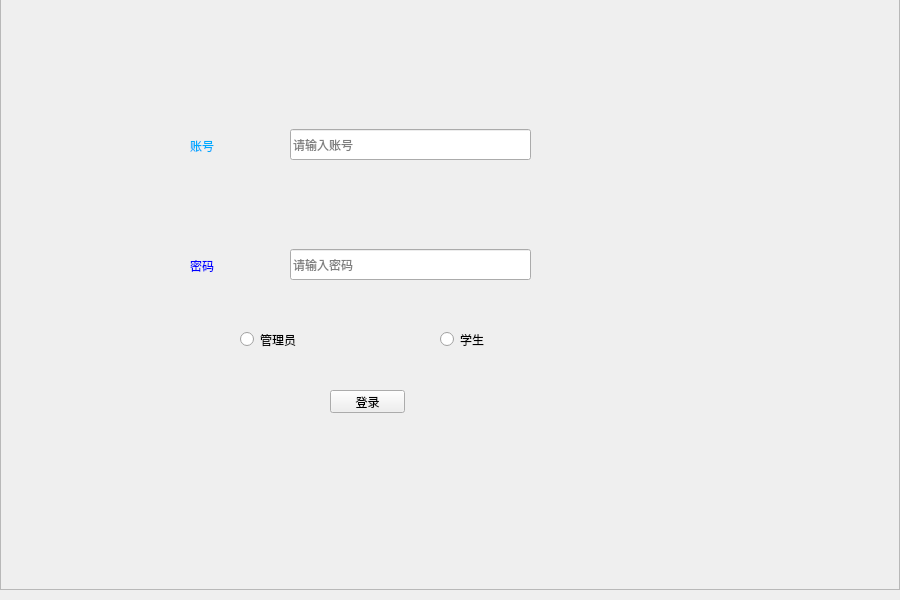
<?xml version="1.0" encoding="UTF-8"?>
<ui version="4.0">
 <class>SignIn_Page</class>
 <widget class="QWidget" name="SignIn_Page">
  <property name="geometry">
   <rect>
    <x>0</x>
    <y>0</y>
    <width>900</width>
    <height>600</height>
   </rect>
  </property>
  <property name="windowTitle">
   <string>SignIn_Page</string>
  </property>
  <property name="styleSheet">
   <string notr="true"/>
  </property>
  <widget class="QLineEdit" name="InputNumber">
   <property name="geometry">
    <rect>
     <x>290</x>
     <y>129</y>
     <width>241</width>
     <height>31</height>
    </rect>
   </property>
   <property name="placeholderText">
    <string>请输入账号</string>
   </property>
  </widget>
  <widget class="QLineEdit" name="InputPassWord">
   <property name="geometry">
    <rect>
     <x>290</x>
     <y>249</y>
     <width>241</width>
     <height>31</height>
    </rect>
   </property>
   <property name="placeholderText">
    <string>请输入密码</string>
   </property>
  </widget>
  <widget class="QLabel" name="label_2">
   <property name="geometry">
    <rect>
     <x>190</x>
     <y>230</y>
     <width>72</width>
     <height>71</height>
    </rect>
   </property>
   <property name="styleSheet">
    <string notr="true">font: 20pt &quot;Agency FB&quot;;
color: rgb(0, 0, 255);</string>
   </property>
   <property name="text">
    <string>密码</string>
   </property>
  </widget>
  <widget class="QLabel" name="label_3">
   <property name="geometry">
    <rect>
     <x>190</x>
     <y>110</y>
     <width>72</width>
     <height>71</height>
    </rect>
   </property>
   <property name="styleSheet">
    <string notr="true">font: 20pt &quot;Agency FB&quot;;
color: rgb(0, 170, 255);</string>
   </property>
   <property name="text">
    <string>账号</string>
   </property>
  </widget>
  <widget class="QFrame" name="frame">
   <property name="geometry">
    <rect>
     <x>0</x>
     <y>-10</y>
     <width>900</width>
     <height>600</height>
    </rect>
   </property>
   <property name="styleSheet">
    <string notr="true">#frame{
border-image: url(:/new/prefix1/background1.jpg);}</string>
   </property>
   <property name="frameShape">
    <enum>QFrame::StyledPanel</enum>
   </property>
   <property name="frameShadow">
    <enum>QFrame::Raised</enum>
   </property>
   <widget class="QRadioButton" name="radioButton">
    <property name="geometry">
     <rect>
      <x>240</x>
      <y>340</y>
      <width>115</width>
      <height>19</height>
     </rect>
    </property>
    <property name="styleSheet">
     <string notr="true">color: rgb(0, 0, 0);
font: 75 11pt &quot;Agency FB&quot;;</string>
    </property>
    <property name="text">
     <string>管理员</string>
    </property>
   </widget>
   <widget class="QRadioButton" name="radioButton_2">
    <property name="geometry">
     <rect>
      <x>440</x>
      <y>340</y>
      <width>115</width>
      <height>19</height>
     </rect>
    </property>
    <property name="styleSheet">
     <string notr="true">color: rgb(0, 0, 0);
font: 75 11pt &quot;Agency FB&quot;;</string>
    </property>
    <property name="text">
     <string>学生</string>
    </property>
   </widget>
   <widget class="QPushButton" name="pushButton">
    <property name="geometry">
     <rect>
      <x>330</x>
      <y>400</y>
      <width>75</width>
      <height>23</height>
     </rect>
    </property>
    <property name="text">
     <string>登录</string>
    </property>
   </widget>
  </widget>
  <zorder>frame</zorder>
  <zorder>InputNumber</zorder>
  <zorder>InputPassWord</zorder>
  <zorder>label_2</zorder>
  <zorder>label_3</zorder>
 </widget>
 <resources/>
 <connections/>
</ui>
